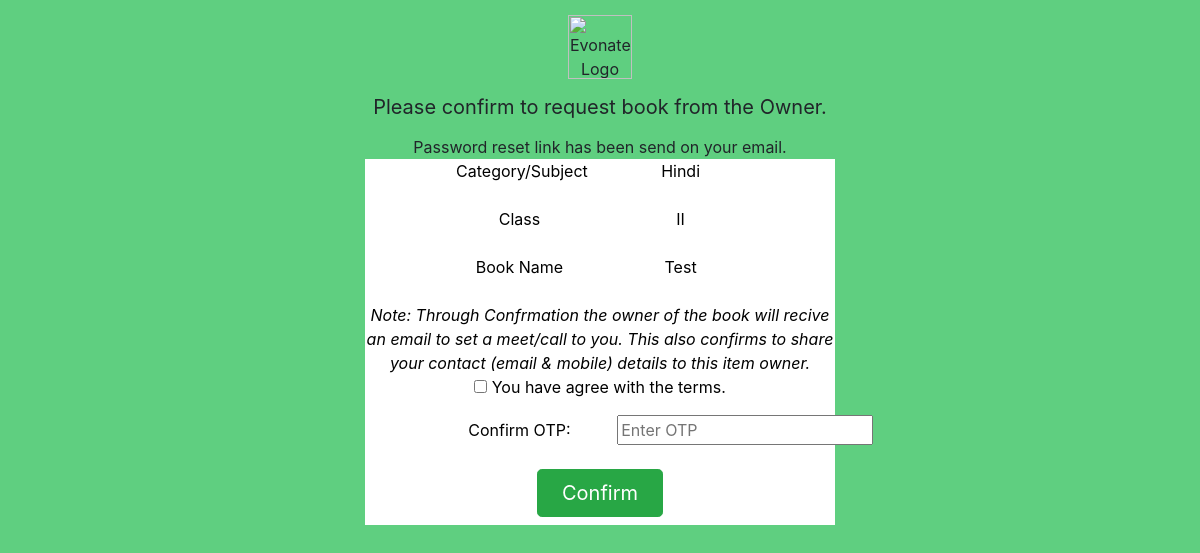
The app's page /get_book.php?bfjhegt=18 (signed in) with its own data.
### tables this page shows
CREATE TABLE IF NOT EXISTS `books` (
  `Id` int(11) NOT NULL AUTO_INCREMENT,
  `UserId` int(11) NOT NULL,
  `category` varchar(255) NOT NULL,
  `class` varchar(255) NOT NULL,
  `bookn` varchar(255) NOT NULL,
  `entrydate` datetime NOT NULL DEFAULT CURRENT_TIMESTAMP,
  `status` varchar(50) NOT NULL DEFAULT 'Pending',
  PRIMARY KEY (`Id`)
);

### get_book.php (the view, shortened to what this page needs)
<?php
if (isset($_GET["bfjhegt"])) {
    $id = $_GET["bfjhegt"];
    $otp = rand(1000, 9999);
}
extract($_POST);
if (isset($_SESSION['UserId'])) {
    $UserId = $_SESSION['UserId'];
} else {
    header("location:Sign_in.php");
}
$link = mysqli_connect("localhost", "root", "", "AD");
?>
<?php
extract($_POST);
$ide = null;
if (isset($id) && !isset($_POST["UserId"])) {
    $qry = 'SELECT email from signup where UserId=' . $UserId;
    $result = mysqli_query($link, $qry);
    if ($result) {
        while ($r = mysqli_fetch_assoc($result)) {
            $ide = $r['email'];
        }
    }
    $mail = new PHPMailer();
    $mail->isSMTP();
    $mail->Host = "smtp.gmail.com";
    $mail->SMTPAuth = true;
    $mail->SMTPSecure = "tls";
    $mail->Port = "587";
    $mail->Username = "leapscode.nineleaps@gmail.com";
    $mail->Password = "Leapscode@team2";
    $mail->Subject = "OTP from Evonate";
    $mail->setFrom('leapscode.nineleaps@gmail.com');
    $mail->isHTML(true);
    $mail->Body = '<h1>Hello,<h1> <br/> Your OTP is :<b>' . $otp . '</b> <br/><br/><h2>Evonate</h2> ';
    $mail->addAddress($ide);
    if ($mail->send()) {
        $msg = "Password reset link has been send on your email.";
    } else {
        echo "Message could not be sent. Mailer Error: " . $mail->ErrorInfo;
    }
}
?>
<head>
    <link rel="stylesheet" type="text/css" href="https://stackpath.bootstrapcdn.com/bootstrap/4.3.1/css/bootstrap.min.css">
</head>
<div class="text-center">
    <form method="post" enctype="multipart/form-data" onsubmit="return validateOTP()">
        <div class="form-group">
            <img src="img/eee.jpg" height="64px" width="64px" alt="Evonate Logo">
        </div>
        <div class="form-group">
            <h5 class="mb3 font-weight-normal">
                <center>Please confirm to request book from the Owner.</center>
            </h5>
        </div>
        <?php
        if(isset($msg))
        echo $msg;
        ?>
        <div class="form-group" style="color: black;background: white;">
            <?php
            $link = mysqli_connect("localhost", "root", "", "AD");
            if (isset($_GET["bfjhegt"])) {
                $qry = "select category,Class,Bookn, state, city,books.Id from books join signup on books.UserId=signup.UserId
    where books.Id=" . $_GET["bfjhegt"];
            }
            $resultSet = mysqli_query($link, $qry);
            while ($r = mysqli_fetch_assoc($resultSet)) {
                echo "<div class='form-group'>
            <label class='col-md-4'>Category/Subject</label>
            <label class='col-md-4'>$r[category]</label>
            </div>
            <div class='form-group'>
            <label class='col-md-4'>Class</label>
            <label class='col-md-4'>$r[Class]</label>
            </div>
            <div class='form-group'>
            <label class='col-md-4'>Book Name</label>
            <label class='col-md-4'>$r[Bookn]</label>
            </div> ";
            }
            ?>
            <i>Note: Through Confrmation the owner of the book will recive an email to set a meet/call to you.
                This also confirms to share your contact (email & mobile) details to this item owner.
            </i>
                <div class='form-group'>
                    <input type="checkbox" required /> You have agree with the terms.
                </div>
                    <div class='form-group'>
                        <label class='col-md-4'>
                            Confirm OTP:
                        </label>
                        <label class='col-md-4'>
                            <input id="enter_otp" placeholder="Enter OTP" />
                        </label>
                    </div>
                    <div class='form-group'>
                        <label class='col-md-4'><button name="confirm" class="btn btn-lg btn-success btn-block" type="submit">Confirm</button></label>
                    </div>
        </div>
    </form>
    <br /><br /><br /><br />
</div>

### get_book.php (style rules this page uses)
form { max-width: 500px; padding: 15px; margin: auto; }

### records on screen
books: category "Hindi", class "II", bookn "Test"

### other values on screen
$msg "Password reset link has been send on your email."
